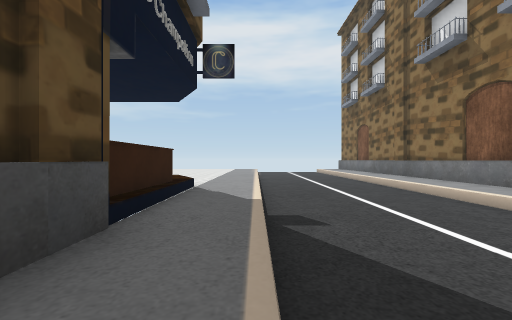
view 1 (above)

16 first-person views from a walk through a 3-D level made in the Unity game engine. The camera is 1.2 m above the floor, looks level and sees 90° across. The floor is counted in squares, 2 m on a side. Each view is taken from the middle of a square. On the plan, view 1 faces up. The plan holds only what a view shows up to about 9 squares ahead; the rest is blank. The place goes on beyond the plan. The player is left out. Some surface patterns are stand-ins.

view 2
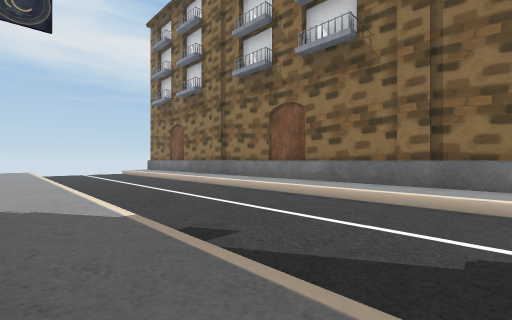

view 3
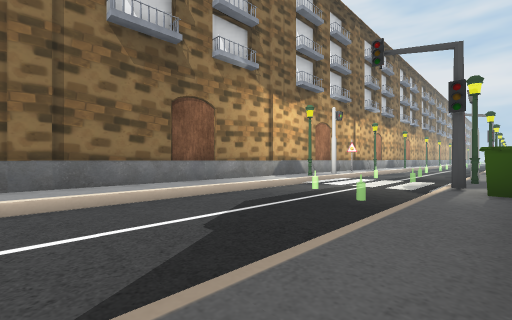

view 4
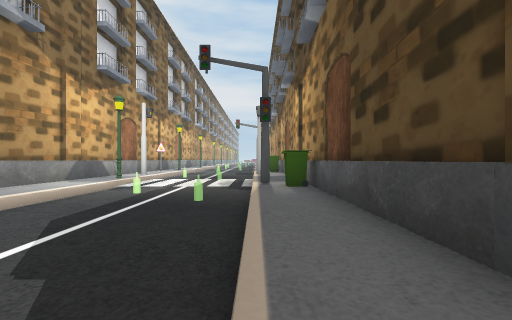

view 5
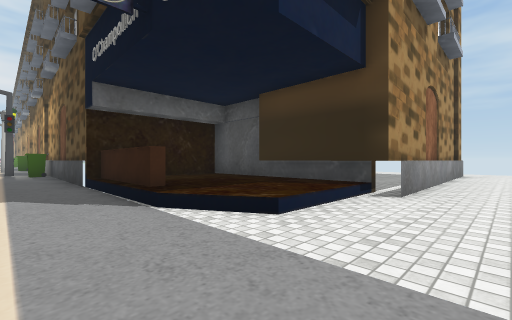

view 6
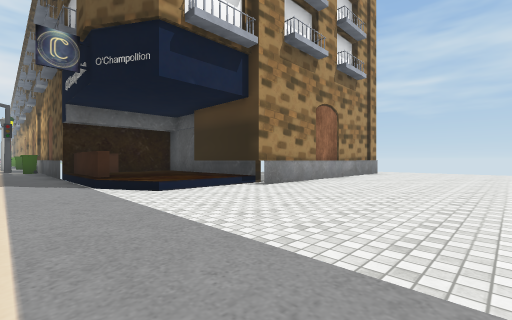

view 7
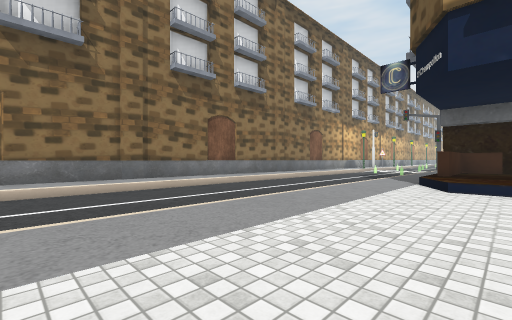

view 8
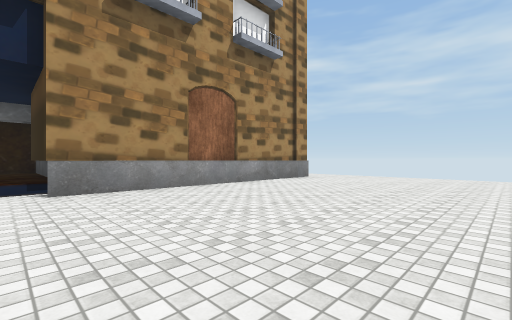

view 9
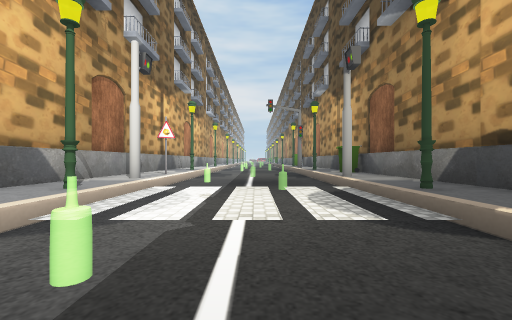

view 10
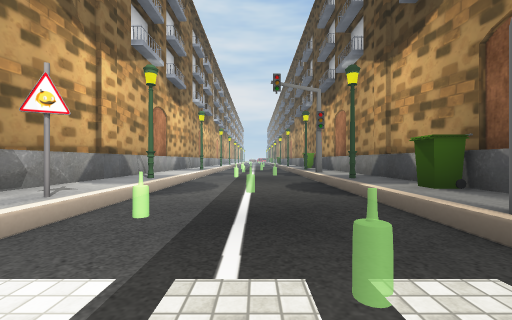

view 11
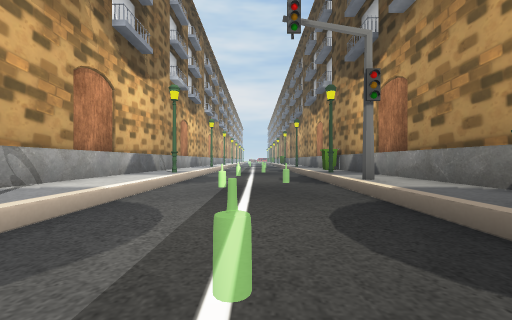

view 12
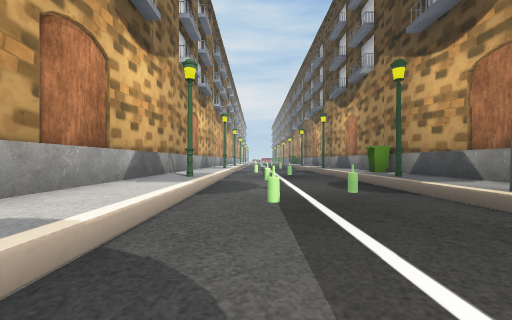

view 13
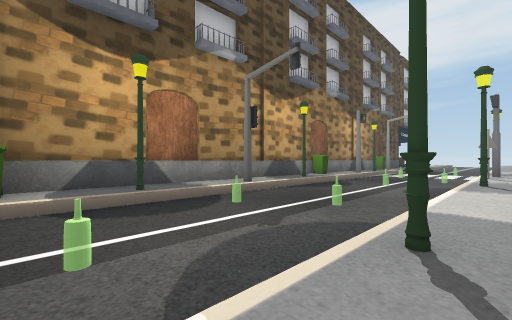

view 14
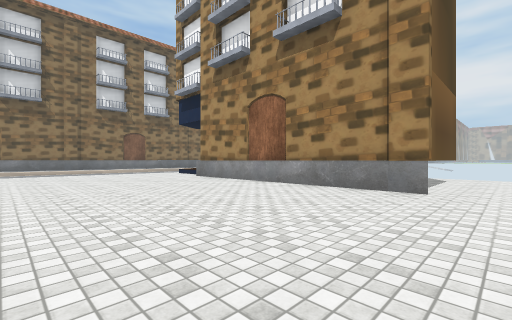

view 15
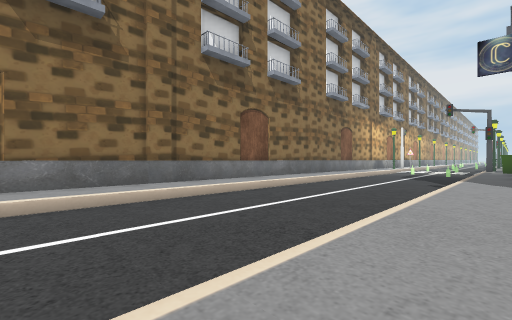

view 16
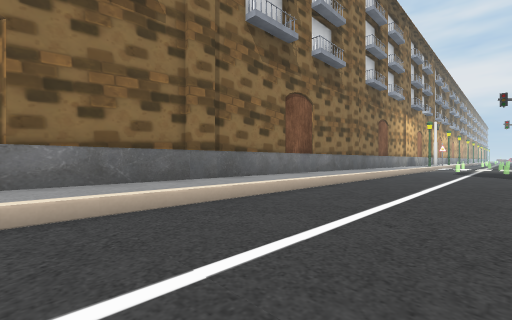

### Floor plan
Key: @ floor where view 1 was taken; # wall or solid block; x gap in a wall; . main floor; : floor 0.25 m higher than the main floor; - floor 0.25 m lower than the main floor; _ floor 0.5 m lower than the main floor; / step, stairs or slope; O other object.
Columns run from 13 left of view 1 to 6 right of it. Each row starts with its distance up from view 1.
 13 ............./___/.#
 12 ............./___/.#
 11 ............./___/.#
 10 ............./___/.#
  9 ............./___/.#
  8 ............./___/.#
  7 .########/////___/.#
  6 .#      #:::./___/.#
  5 .#      #::O./___/.#
  4 ..      #::O./___/.#
  3         #::O./___/.#
  2         ####./___/.#
  1            #./___/.#
  0            #.@___/.#
 -1            #./___/.#
 -2            #./ __/.#
 -3            #O/__ /.#
 -4            #.O___/.#
 -5            #.O---/.#
 -6            #.#---/O#
 -7            #./ --/.#
 -8            #.#___//#
 -9            #./__ /.#
-10            #O/___/.#
-11            #./_ _/.#
-12            #xO___/O#
-13            #./___/.#
-14            #./___/.#
-15            #.O___/.#
-16            #./__ /.#
-17            #./ __/.#
-18            #.O___/O#
-19            #./___/.#
-20            #O/___/.#

Positions as (right, up) in squares from view 1, and headings:
1: (0, 0), facing up
2: (-1, 1), facing up-right
3: (-1, 3), facing down-right
4: (0, 3), facing down
5: (0, 9), facing down-left
6: (0, 12), facing down-left
7: (-3, 13), facing down-right
8: (-4, 13), facing down-left
9: (2, -2), facing down
10: (2, -6), facing down
11: (2, -10), facing down
12: (3, -12), facing down
13: (5, -20), facing up-left
14: (-13, 13), facing down-right
15: (-1, 13), facing down-right
16: (1, 13), facing down-right
